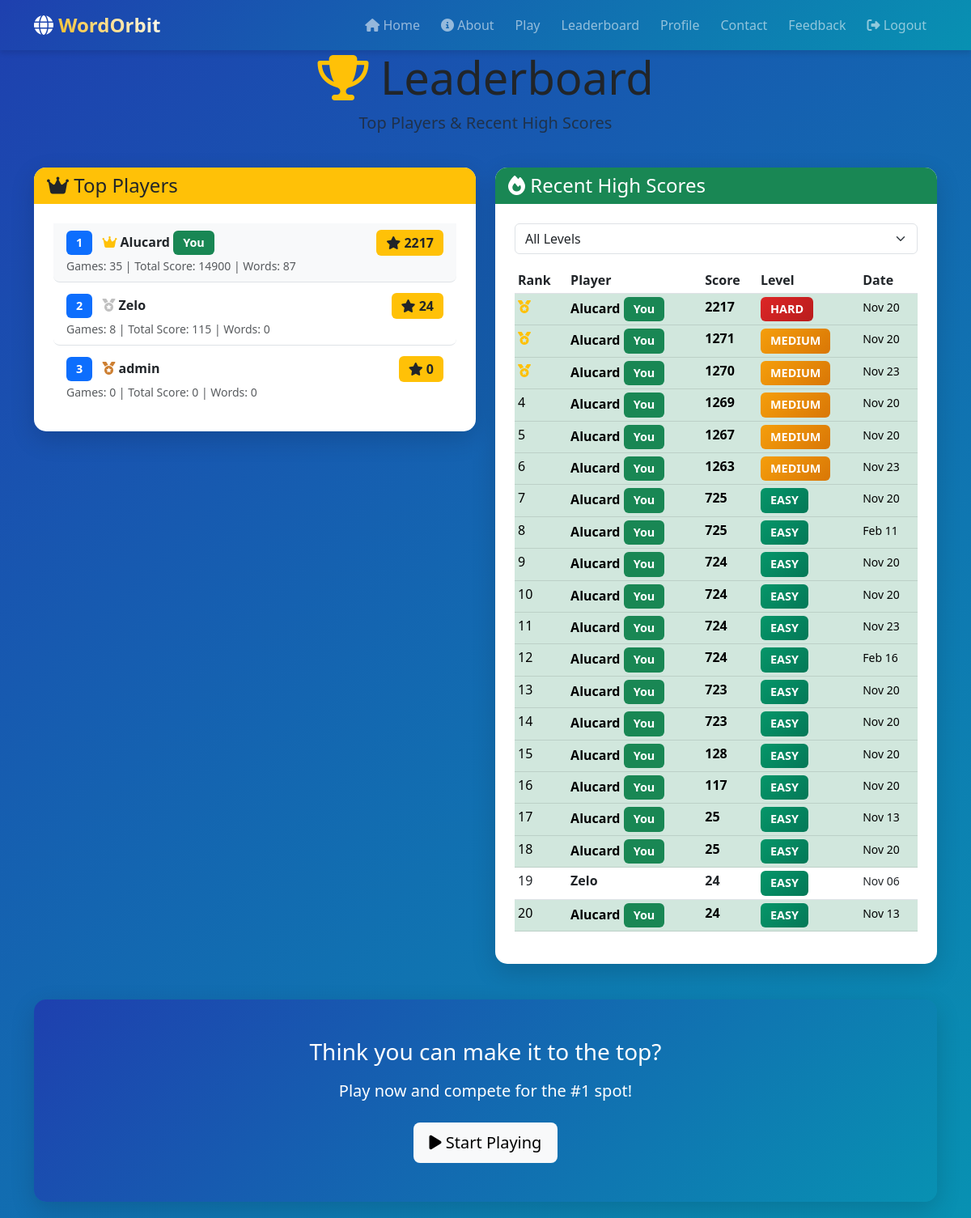
Screenshot of /leaderboard/ (signed in) with the database file from the repository.
### Wordapp/models.py (models this page shows, shortened)
class UserProfile(models.Model):
    user = models.OneToOneField(User, on_delete=models.CASCADE, related_name='profile')
    total_games = models.IntegerField(default=0)
    total_score = models.IntegerField(default=0)
    highest_score = models.IntegerField(default=0)
    words_discovered = models.IntegerField(default=0)
    achievements = models.TextField(blank=True)
    avatar = models.ImageField(upload_to='avatars/', blank=True, null=True)
    bio = models.TextField(max_length=500, blank=True)
    created_at = models.DateTimeField(auto_now_add=True)
    updated_at = models.DateTimeField(auto_now=True)
    class Meta:
        verbose_name = 'User Profile'
        verbose_name_plural = 'User Profiles'

class GameSession(models.Model):
    user = models.ForeignKey(User, on_delete=models.CASCADE, related_name='game_sessions')
    difficulty = models.CharField(max_length=10)
    grid_size = models.IntegerField()
    words_found = models.IntegerField(default=0)
    total_words = models.IntegerField()
    score = models.IntegerField(default=0)
    time_taken = models.IntegerField(help_text="Time in seconds")
    completed = models.BooleanField(default=False)
    created_at = models.DateTimeField(auto_now_add=True)
    class Meta:
        ordering = ['-created_at']

### Wordapp/views.py (the view)
# urls.py: path('leaderboard/', views.leaderboard, name='leaderboard'),
def leaderboard(request):
    top_players = UserProfile.objects.order_by('-highest_score')[:20]
    difficulty = request.GET.get('difficulty', 'all')
    recent_games = GameSession.objects.all().order_by('-score')
    if difficulty != 'all':
        recent_games = recent_games.filter(difficulty=difficulty)
    recent_games = recent_games[:20]
    context = {
        'top_players': top_players,
        'recent_games': recent_games,
        'selected_difficulty': difficulty,
    }
    return render(request, 'Wordapp/leaderboard.html', context)

### Wordapp/templates/Wordapp/leaderboard.html (shortened to what this page needs)
{% extends 'Wordapp/base.html' %}
{% block content %}
<div class="container">
    <div class="row mb-4">
        <div class="col-12 text-center">
            <h1 class="display-4">
                <i class="fas fa-trophy text-warning"></i> Leaderboard
            </h1>
            <p class="lead text-muted">Top Players & Recent High Scores</p>
        </div>
    </div>
    <div class="row">
        <div class="col-md-6 mb-4">
            <div class="card shadow-lg">
                <div class="card-header bg-warning text-dark">
                    <h4 class="mb-0"><i class="fas fa-crown"></i> Top Players</h4>
                </div>
                <div class="card-body">
                    {% if top_players %}
                    <div class="list-group list-group-flush">
                        {% for player in top_players %}
                        <div class="list-group-item {% if player.user == user %}bg-light{% endif %}">
                            <div class="d-flex justify-content-between align-items-center">
                                <div>
                                    <span class="badge bg-primary me-2">{{ forloop.counter }}</span>
                                    {% if forloop.counter == 1 %}
                                        <i class="fas fa-crown text-warning"></i>
                                    {% elif forloop.counter == 2 %}
                                        <i class="fas fa-medal" style="color: silver;"></i>
                                    {% elif forloop.counter == 3 %}
                                        <i class="fas fa-medal" style="color: #cd7f32;"></i>
                                    {% endif %}
                                    <strong>{{ player.user.username }}</strong>
                                    {% if player.user == user %}
                                    <span class="badge bg-success">You</span>
                                    {% endif %}
                                </div>
                                <div>
                                    <span class="badge bg-warning text-dark fs-6">
                                        <i class="fas fa-star"></i> {{ player.highest_score }}
                                    </span>
                                </div>
                            </div>
                            <small class="text-muted">
                                Games: {{ player.total_games }} |
                                Total Score: {{ player.total_score }} |
                                Words: {{ player.words_discovered }}
                            </small>
                        </div>
                        {% endfor %}
                    </div>
                    {% else %}
                    <div class="text-center text-muted py-4">
                        <i class="fas fa-users fa-3x mb-3"></i>
                        <p>No players yet. Be the first!</p>
                    </div>
                    {% endif %}
                </div>
            </div>
        </div>
        <div class="col-md-6 mb-4">
            <div class="card shadow-lg">
                <div class="card-header bg-success text-white">
                    <h4 class="mb-0"><i class="fas fa-fire"></i> Recent High Scores</h4>
                </div>
                <div class="card-body">
                    <div class="mb-3">
                        <form method="get" class="d-flex gap-2">
                            <select name="difficulty" class="form-select" onchange="this.form.submit()">
                                <option value="all" {% if selected_difficulty == 'all' %}selected{% endif %}>All Levels</option>
                            </select>
                        </form>
                    </div>
                    {% if recent_games %}
                    <div class="table-responsive">
                        <table class="table table-sm table-hover">
                            <thead>
                                <tr>
                                    <th>Rank</th>
                                    <th>Player</th>
                                    <th>Score</th>
                                    <th>Level</th>
                                    <th>Date</th>
                                </tr>
                            </thead>
                            <tbody>
                                {% for game in recent_games %}
                                <tr {% if game.user == user %}class="table-success"{% endif %}>
                                    <td>
                                        {% if forloop.counter <= 3 %}
                                        <i class="fas fa-medal text-warning"></i>
                                        {% else %}
                                        {{ forloop.counter }}
                                        {% endif %}
                                    </td>
                                    <td>
                                        <strong>{{ game.user.username }}</strong>
                                        {% if game.user == user %}
                                        <span class="badge bg-success">You</span>
                                        {% endif %}
                                    </td>
                                    <td><strong>{{ game.score }}</strong></td>
                                    <td>
                                        <span class="badge bg-{{ game.difficulty }}">
                                            {{ game.difficulty|upper }}
                                        </span>
                                    </td>
                                    <td><small>{{ game.created_at|date:"M d" }}</small></td>
                                </tr>
                                {% endfor %}
                            </tbody>
                        </table>
                    </div>
                    {% else %}
                    <div class="text-center text-muted py-4">
                        <i class="fas fa-gamepad fa-3x mb-3"></i>
                        <p>No games played yet!</p>
                    </div>
                    {% endif %}
                </div>
            </div>
        </div>
    </div>
    <div class="row">
        <div class="col-12">
            <div class="card bg-gradient-primary text-white text-center shadow-lg">
                <div class="card-body py-5">
                    <h3 class="mb-3">Think you can make it to the top?</h3>
                    <p class="lead mb-4">
                        Play now and compete for the #1 spot!
                    </p>
                    <a href="{% url 'game_play' %}" class="btn btn-light btn-lg">
                        <i class="fas fa-play"></i> Start Playing
                    </a>
                </div>
            </div>
        </div>
    </div>
</div>
{% endblock %}

### Wordapp/static/Wordapp/css/style.css (style rules this page uses)
:root { --primary-color: #1e40af; --secondary-color: #3b82f6; --success-color: #059669; --danger-color: #dc2626; --warning-color: #f59e0b; --info-color: #0891b2; --dark-color: #1e293b; --light-color: #f8fafc; --gradient-start: #1e40af; --gradient-end: #0891b2; }
* { margin: 0; padding: 0; box-sizing: border-box; }
body { font-family: 'Segoe UI', Tahoma, Geneva, Verdana, sans-serif; background: linear-gradient(135deg, var(--gradient-start) 0%, var(--gradient-end) 100%); background-attachment: fixed; min-height: 100vh; display: flex; flex-direction: column; }
.bg-gradient-primary { background: linear-gradient(135deg, var(--gradient-start) 0%, var(--gradient-end) 100%) !important; box-shadow: 0 4px 6px rgba(0, 0, 0, 0.1); }
.card { border: none; border-radius: 15px; box-shadow: 0 5px 15px rgba(0, 0, 0, 0.1); transition: all 0.3s ease; background: white; margin-bottom: 20px; }
.card-header { border-radius: 15px 15px 0 0 !important; font-weight: bold; border: none; }
.card-body { padding: 1.5rem; }
.btn { border-radius: 8px; padding: 10px 20px; font-weight: 500; transition: all 0.3s ease; border: none; }
.badge { padding: 8px 12px; font-size: 0.9rem; border-radius: 6px; }
.badge.bg-easy { background: linear-gradient(135deg, var(--success-color), #047857) !important; }
.badge.bg-medium { background: linear-gradient(135deg, var(--warning-color), #d97706) !important; }
.badge.bg-hard { background: linear-gradient(135deg, var(--danger-color), #b91c1c) !important; }
.list-group-item { border-left: 4px solid transparent; transition: all 0.3s; border-radius: 8px; margin-bottom: 5px; }
.shadow-lg { box-shadow: 0 10px 30px rgba(0, 0, 0, 0.15) !important; }

### rows the page displays
UserProfile: user.username "Alucard", shows "You", highest_score "2217", total_games "35", total_score "14900", words_discovered "87"
UserProfile: user.username "Zelo", highest_score "24", total_games "8", total_score "115", words_discovered "0"
UserProfile: user.username "admin", highest_score "0", total_games "0", total_score "0", words_discovered "0"
GameSession: user.username "Alucard", shows "You", score "2217", difficulty "HARD", created_at "Nov 20"
GameSession: user.username "Alucard", shows "You", score "1271", difficulty "MEDIUM", created_at "Nov 20"
GameSession: user.username "Alucard", shows "You", score "1270", difficulty "MEDIUM", created_at "Nov 23"
GameSession: user.username "Alucard", shows "You", score "1269", difficulty "MEDIUM", created_at "Nov 20"
GameSession: user.username "Alucard", shows "You", score "1267", difficulty "MEDIUM", created_at "Nov 20"
GameSession: user.username "Alucard", shows "You", score "1263", difficulty "MEDIUM", created_at "Nov 23"
GameSession: user.username "Alucard", shows "You", score "725", difficulty "EASY", created_at "Nov 20"
GameSession: user.username "Alucard", shows "You", score "725", difficulty "EASY", created_at "Feb 11"
GameSession: user.username "Alucard", shows "You", score "724", difficulty "EASY", created_at "Nov 20"
GameSession: user.username "Alucard", shows "You", score "724", difficulty "EASY", created_at "Nov 20"
GameSession: user.username "Alucard", shows "You", score "724", difficulty "EASY", created_at "Nov 23"
GameSession: user.username "Alucard", shows "You", score "724", difficulty "EASY", created_at "Feb 16"
GameSession: user.username "Alucard", shows "You", score "723", difficulty "EASY", created_at "Nov 20"
GameSession: user.username "Alucard", shows "You", score "723", difficulty "EASY", created_at "Nov 20"
GameSession: user.username "Alucard", shows "You", score "128", difficulty "EASY", created_at "Nov 20"
GameSession: user.username "Alucard", shows "You", score "117", difficulty "EASY", created_at "Nov 20"
GameSession: user.username "Alucard", shows "You", score "25", difficulty "EASY", created_at "Nov 13"
GameSession: user.username "Alucard", shows "You", score "25", difficulty "EASY", created_at "Nov 20"
GameSession: user.username "Zelo", score "24", difficulty "EASY", created_at "Nov 06"
GameSession: user.username "Alucard", shows "You", score "24", difficulty "EASY", created_at "Nov 13"
